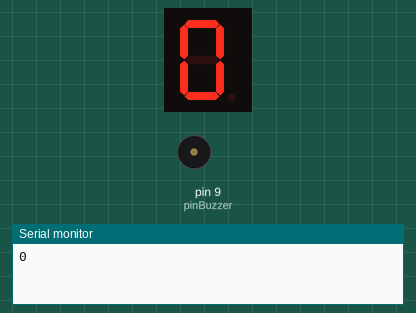
Recording of a sketch running on a simulated Arduino Uno, built with avr-gcc and run on an emulated ATmega328P. Parts: 1-digit seven-segment display, buzzer (waves = sounding), the last lines printed to the serial monitor. Wiring (inferred from the names in the program): 1-digit 7-segment display, segments lit when HIGH: segments pin 2, pin 3, pin 4, pin 5, pin 6, pin 7, pin 8. The segment pins are drawn as the display they are named for.

Above: at 0.1 s.
At 22.1 s:
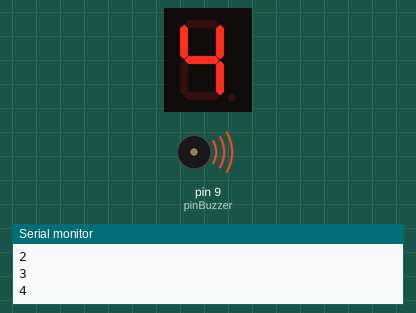
At 53.6 s:
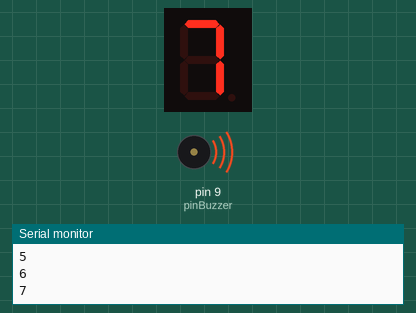
At 115.1 s:
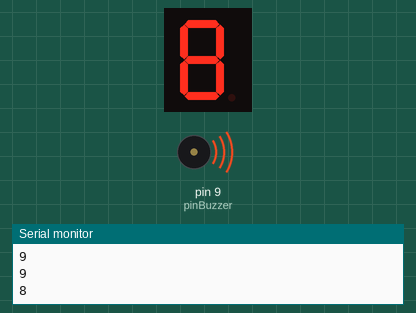
Timing chart, 0 to 116.6 s (numbered marks = the images above):
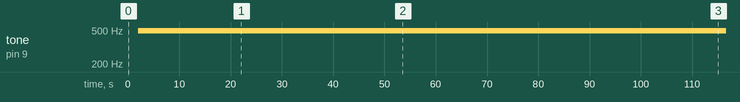

The sketch:

Practica03.ino
```cpp
const int A = 2;
const int B = 3;
const int C = 4;
const int D = 5;
const int E = 6;
const int F = 7;
const int G = 8;

const int N = 7;
const int SEGMENTOS[N] = {A,B,C,D,E,F,G};

/*CÁTODO COMÚN*/
const int DIGITOS[10][N] = {
/*0*/ {1,1,1,1,1,1,0},
/*1*/ {0,1,1,0,0,0,0},
/*2*/ {1,1,0,1,1,0,1},
/*3*/ {1,1,1,1,0,0,1},
/*4*/ {0,1,1,0,0,1,1},
/*5*/ {1,0,1,1,0,1,1},
/*6*/ {1,0,1,1,1,1,1},
/*7*/ {1,1,1,0,0,0,0},
/*8*/ {1,1,1,1,1,1,1},
/*9*/ {1,1,1,1,0,1,1}
};
const int OFF = LOW;

const byte pinBuzzer = 9;

void setup()
{
  Serial.begin(9600);
  for (int i=0; i<N; i++){
    pinMode(SEGMENTOS[i], OUTPUT);
    digitalWrite(SEGMENTOS[i], OFF);//apagar
  }
}

void print(int d){
  for (int i=0; i<N; i++){
    digitalWrite(SEGMENTOS[i], DIGITOS[d][i]);
  }
}

void sonido(int num){
  switch(num){
    case 0:
      analogWrite(pinBuzzer, 0);
      delay(2000);
      analogWrite(pinBuzzer, 100);
      delay(2000);
      break;
    case 1:
      analogWrite(pinBuzzer, 0);
      delay(2000);
      analogWrite(pinBuzzer, 100);
      delay(1000);
      analogWrite(pinBuzzer, 0);
      delay(500);
      analogWrite(pinBuzzer, 100);
      delay(1000);
      break;
    case 2:
      analogWrite(pinBuzzer, 0);
      delay(2000);
      analogWrite(pinBuzzer, 100);
      delay(1000);
      analogWrite(pinBuzzer, 0);
      delay(500);
      analogWrite(pinBuzzer, 100);
      delay(1000);
      analogWrite(pinBuzzer, 0);
      delay(500);
      analogWrite(pinBuzzer, 100);
      delay(1000);
      break;
    case 3:
      analogWrite(pinBuzzer, 0);
      delay(2000);
      analogWrite(pinBuzzer, 100);
      delay(1000);
      analogWrite(pinBuzzer, 0);
      delay(500);
      analogWrite(pinBuzzer, 100);
      delay(1000);
      analogWrite(pinBuzzer, 0);
      delay(500);
      analogWrite(pinBuzzer, 100);
      delay(1000);
      analogWrite(pinBuzzer, 0);
      delay(500);
      analogWrite(pinBuzzer, 100);
      delay(1000);
      break;
    case 4:
      analogWrite(pinBuzzer, 0);
      delay(2000);
      analogWrite(pinBuzzer, 100);
      delay(1000);
      analogWrite(pinBuzzer, 0);
      delay(500);
      analogWrite(pinBuzzer, 100);
      delay(1000);
      analogWrite(pinBuzzer, 0);
      delay(500);
      analogWrite(pinBuzzer, 100);
      delay(1000);
      analogWrite(pinBuzzer, 0);
      delay(500);
      analogWrite(pinBuzzer, 100);
      delay(1000);
      analogWrite(pinBuzzer, 0);
      delay(500);
      analogWrite(pinBuzzer, 100);
      delay(1000);
      break;
    case 5:
      analogWrite(pinBuzzer, 0);
      delay(2000);
      analogWrite(pinBuzzer, 100);
      delay(1000);
      analogWrite(pinBuzzer, 0);
      delay(500);
      analogWrite(pinBuzzer, 100);
      delay(1000);
      analogWrite(pinBuzzer, 0);
      delay(500);
      analogWrite(pinBuzzer, 100);
      delay(1000);
      analogWrite(pinBuzzer, 0);
      delay(500);
      analogWrite(pinBuzzer, 100);
      delay(1000);
      analogWrite(pinBuzzer, 0);
      delay(500);
      analogWrite(pinBuzzer, 100);
      delay(1000);
      analogWrite(pinBuzzer, 0);
      delay(500);
      analogWrite(pinBuzzer, 100);
      delay(1000);
      break;
    case 6:
      analogWrite(pinBuzzer, 0);
      delay(2000);
      analogWrite(pinBuzzer, 100);
      delay(1000);
      analogWrite(pinBuzzer, 0);
      delay(500);
      analogWrite(pinBuzzer, 100);
      delay(1000);
      analogWrite(pinBuzzer, 0);
      delay(500);
      analogWrite(pinBuzzer, 100);
      delay(1000);
      analogWrite(pinBuzzer, 0);
      delay(500);
      analogWrite(pinBuzzer, 100);
      delay(1000);
      analogWrite(pinBuzzer, 0);
      delay(500);
      analogWrite(pinBuzzer, 100);
      delay(1000);
      analogWrite(pinBuzzer, 0);
      delay(500);
      analogWrite(pinBuzzer, 100);
      delay(1000);
      analogWrite(pinBuzzer, 0);
      delay(500);
      analogWrite(pinBuzzer, 100);
      delay(1000);
      break;
    case 7:
      analogWrite(pinBuzzer, 0);
      delay(2000);
      analogWrite(pinBuzzer, 100);
      delay(1000);
      analogWrite(pinBuzzer, 0);
      delay(500);
      analogWrite(pinBuzzer, 100);
      delay(1000);
      analogWrite(pinBuzzer, 0);
      delay(500);
      analogWrite(pinBuzzer, 100);
      delay(1000);
      analogWrite(pinBuzzer, 0);
      delay(500);
      analogWrite(pinBuzzer, 100);
      delay(1000);
      analogWrite(pinBuzzer, 0);
      delay(500);
      analogWrite(pinBuzzer, 100);
      delay(1000);
      analogWrite(pinBuzzer, 0);
      delay(500);
      analogWrite(pinBuzzer, 100);
      delay(1000);
      analogWrite(pinBuzzer, 0);
      delay(500);
      analogWrite(pinBuzzer, 100);
      delay(1000);
      analogWrite(pinBuzzer, 0);
      delay(500);
      analogWrite(pinBuzzer, 100);
      delay(1000);
      break;
    case 8:
      analogWrite(pinBuzzer, 0);
      delay(2000);
      analogWrite(pinBuzzer, 100);
      delay(1000);
      analogWrite(pinBuzzer, 0);
      delay(500);
      analogWrite(pinBuzzer, 100);
      delay(1000);
      analogWrite(pinBuzzer, 0);
      delay(500);
      analogWrite(pinBuzzer, 100);
      delay(1000);
      analogWrite(pinBuzzer, 0);
      delay(500);
      analogWrite(pinBuzzer, 100);
      delay(1000);
      analogWrite(pinBuzzer, 0);
      delay(500);
      analogWrite(pinBuzzer, 100);
      delay(1000);
      analogWrite(pinBuzzer, 0);
      delay(500);
      analogWrite(pinBuzzer, 100);
      delay(1000);
      analogWrite(pinBuzzer, 0);
      delay(500);
      analogWrite(pinBuzzer, 100);
      delay(1000);
      analogWrite(pinBuzzer, 0);
      delay(500);
      analogWrite(pinBuzzer, 100);
      delay(1000);
      analogWrite(pinBuzzer, 0);
      delay(500);
      analogWrite(pinBuzzer, 100);
      delay(1000);
      break;
    case 9:
      analogWrite(pinBuzzer, 0);
      delay(2000);
      analogWrite(pinBuzzer, 100);
      delay(1000);
      analogWrite(pinBuzzer, 0);
      delay(500);
      analogWrite(pinBuzzer, 100);
      delay(1000);
      analogWrite(pinBuzzer, 0);
      delay(500);
      analogWrite(pinBuzzer, 100);
      delay(1000);
      analogWrite(pinBuzzer, 0);
      delay(500);
      analogWrite(pinBuzzer, 100);
      delay(1000);
      analogWrite(pinBuzzer, 0);
      delay(500);
      analogWrite(pinBuzzer, 100);
      delay(1000);
      analogWrite(pinBuzzer, 0);
      delay(500);
      analogWrite(pinBuzzer, 100);
      delay(1000);
      analogWrite(pinBuzzer, 0);
      delay(500);
      analogWrite(pinBuzzer, 100);
      delay(1000);
      analogWrite(pinBuzzer, 0);
      delay(500);
      analogWrite(pinBuzzer, 100);
      delay(1000);
      analogWrite(pinBuzzer, 0);
      delay(500);
      analogWrite(pinBuzzer, 100);
      delay(1000);
      analogWrite(pinBuzzer, 0);
      delay(500);
      analogWrite(pinBuzzer, 100);
      delay(1000);
      break;
  }
}

void loop()
{
  for(int i=0; i<10; i++){
    print(i);
    Serial.println(i);
    sonido(i);
  }

  for(int i=9; i>=0; i--){
    print(i);
    Serial.println(i);
    sonido(i);
  }
}
```

Measured:
- by itself, tone on pin 9 (pinBuzzer): silent → 490 Hz at 2.0 s
- what the display in image 1 shows lasts 9.0 s, from 22.0 s to 31.0 s
- what the display in image 2 shows lasts 13.5 s, from 53.5 s to 67.0 s
